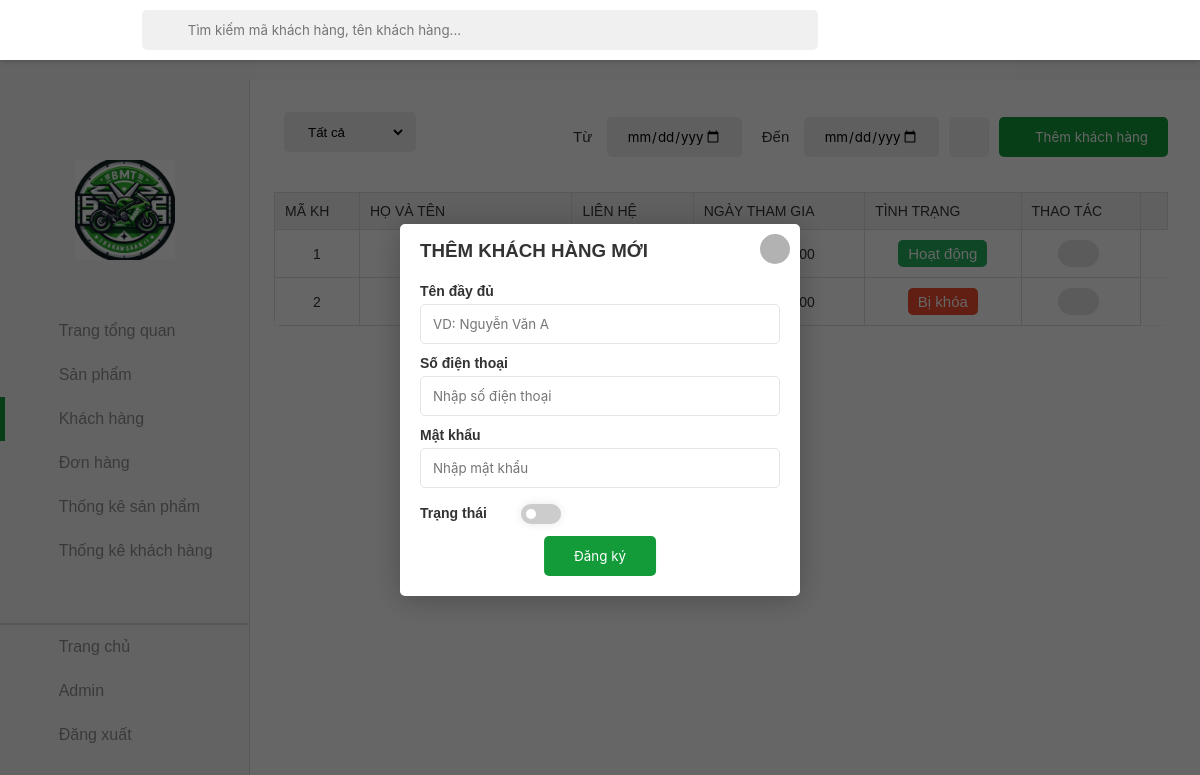
The page /khachhang/newkhachhang.php on the database as committed earlier.
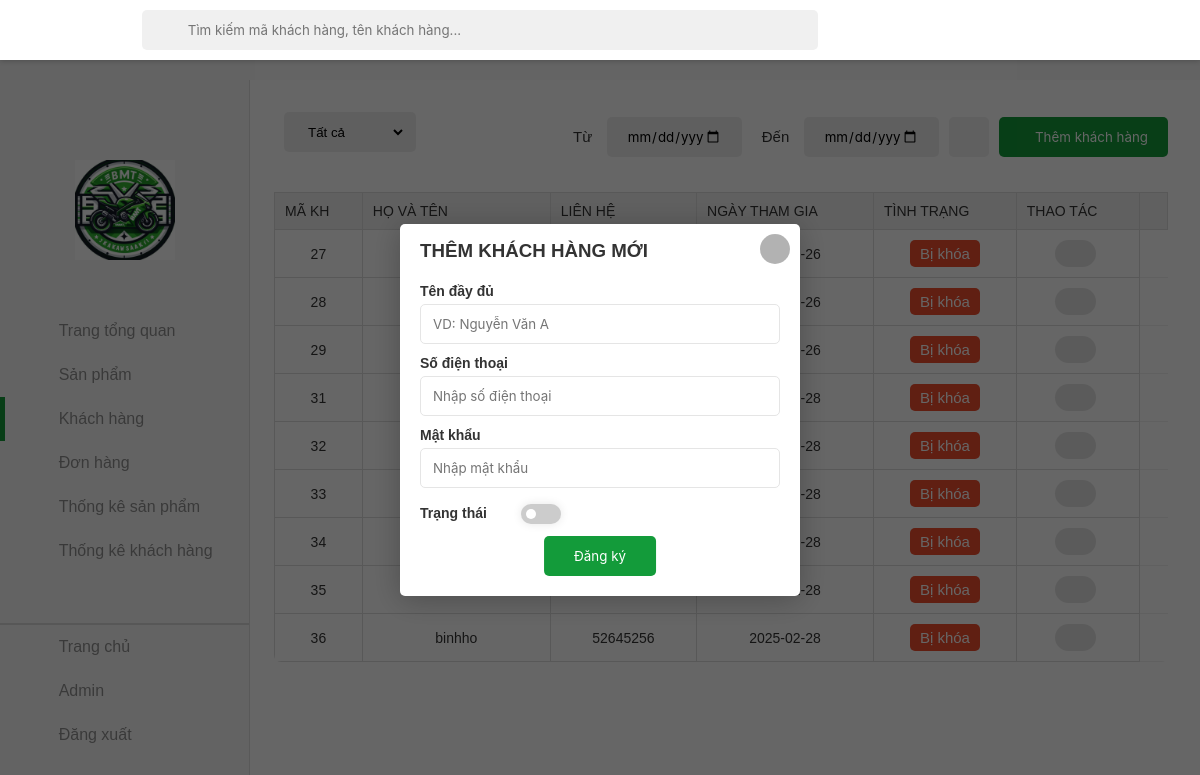
The same page on the database as committed later.
### tables this page shows
CREATE TABLE `customer` (
  `id` int(255) NOT NULL,
  `name` varchar(255) NOT NULL,
  `contact` int(255) NOT NULL,
  `joindate` date NOT NULL,
  `status` int(255) NOT NULL,
  `password` varchar(255) NOT NULL,
  `ghichu` text DEFAULT NULL
);

### khachhang/newkhachhang.php (the view, shortened to what the changed rows need)
<!DOCTYPE html>
<html lang="en">
<head>
    <link rel="stylesheet" href="../assets/css/admin.css">
    <link href="../assets/font/font-awesome-pro-v6-6.2.0/css/all.min.css" rel="stylesheet" type="text/css" />
    <link rel="stylesheet" href="../assets/css/admin-responsive.css">
</head>
<body>
    <div class="container">
        <main class="content">
            <div class="section">
                <div class="table">
                    <table width="100%">
                        <thead>
                            <tr>
                                <td>MÃ KH</td>
                                <td>Họ và tên</td>
                                <td>Liên hệ</td>
                                <td>Ngày tham gia</td>
                                <td>Tình trạng</td>
                                <td>Thao tác</td>
                                <td></td>
                            </tr>
                        </thead>
                        <tbody id="show-user">
                            <?php
                            $servername="localhost";
                            $username="root";
                            $password="";
                            $dbname="admindoan";
                            $conn = new mysqli($servername,$username,$password,$dbname);
                            $sql="SELECT id, name, contact, joindate, status FROM customer";
                            $result = $conn->query($sql);
                            if ($result->num_rows > 0) {
                                while($row= $result->fetch_assoc()) {
                                    echo "<tr>";
                                    echo "<td>".$row["id"]."</td>";
                                    echo "<td>".$row["name"]."</td>";
                                    echo "<td>".$row["contact"]."</td>";
                                    echo "<td>".$row["joindate"]."</td>";
                                    echo "<td><span class='status-".($row["status"]==1?"complete":"no-complete")."'>".($row["status"]==1?"Hoạt động":"Bị khóa")."</span></td>";
                                    echo "<td class='control control-table'>";
                                    echo "<a href='http://localhost/Webphp/khachhang/changekhachhang.php?id=".$row["id"]."'><button class='btn-edit' id='edit-account'  >";
                                    echo "<i class='fa-light fa-pen-to-square'></i></button></a>";
                                    echo "</td>";
                                    echo "</tr>";
                                }}
                            ?>
                        </tbody>
                    </table>
                </div>
            </div>
        </main>
    </div>
</body>
</html>

Rows that differ between the two databases and show on the page:
removed customer: id "1", status "Hoạt động"
removed customer: id "2", status "Bị khóa"
added customer: id "27", status "Bị khóa"
added customer: id "28", status "Bị khóa"
added customer: id "29", status "Bị khóa"
added customer: id "31", status "Bị khóa"
added customer: id "32", status "Bị khóa"
added customer: id "33", status "Bị khóa"
added customer: id "34", status "Bị khóa"
added customer: id "35", status "Bị khóa"
added customer: id "36", name "binhho", contact "52645256", joindate "2025-02-28", status "Bị khóa"
